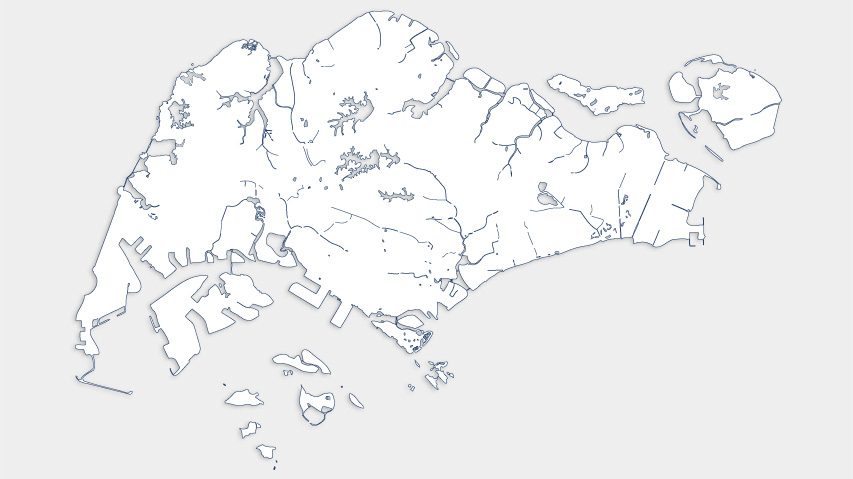
#> input picture backend/storm_object_detector/sample_data/base-853.png, 853 x 479 px
$ jupyter execute --allow-errors dev.ipynb
#> lines starting #> are read from the running program, lines starting #| are printed output that depends on the picture; after the words box and inside, x2 and y2 are one past the last pixel; in counts of white or black regions, pixels touching at a corner belong together
### backend/storm_object_detector/radar_image_processor.py
# library
import requests
from PIL import Image
from io import BytesIO
import numpy as np
from scipy.ndimage import label
import pandas as pd
import matplotlib.pyplot as plt
from skimage.color import rgb2lab

######################################################################################
# this part is from radar_image_processor.py
# convert jpeg to RGBA
legend = [
    ((  0, 255, 255),  5.0),  # cyan
    ((  0, 200, 150), 10.0),  # aqua-green
    ((  0, 255,   0), 20.0),  # green
    ((150, 255,   0), 28.0),  # yellow-green
    ((255, 255,   0), 35.0),  # yellow
    ((255, 200,   0), 42.0),  # amber
    ((255, 150,   0), 50.0),  # orange
    ((255, 100,   0), 58.0),  # red-orange
    ((255,   0,   0), 65.0),  # red
    ((255,   0, 255), 70.0),  # magenta/purple
]

def rgb_to_dbz(img, use_lab=True, snap_tol=8.0, alpha_min=10):
    rgba = np.array(img.convert('RGBA'), dtype=np.uint8)
    rgb  = rgba[..., :3]
    alpha = rgba[..., 3]
    H, W = rgb.shape[:2]

    # Legend arrays
    legend_rgb = np.array([c for c, _ in legend], dtype=np.float32)     # (K,3)
    legend_dbz = np.array([z for _, z in legend], dtype=np.float32)     # (K,)
    K = legend_rgb.shape[0]

    # Prepare working color arrays
    flat_rgb = rgb.reshape(-1, 3).astype(np.float32)                    # (N,3)

    if use_lab:
        # Convert both to Lab in [0,1] input range
        legend_lab = rgb2lab(legend_rgb[None, ...] / 255.0)[0]          # (K,3)
        flat_lab   = rgb2lab(flat_rgb[None, ...]   / 255.0)[0]          # (N,3)
        # Distances in Lab (DeltaE ~ Euclidean here)
        d = np.sqrt(np.sum((flat_lab[:, None, :] - legend_lab[None, :, :])**2, axis=2), dtype=np.float32)  # (N,K)
    else:
        # Euclidean in RGB
        d = np.sqrt(np.sum((flat_rgb[:, None, :] - legend_rgb[None, :, :])**2, axis=2), dtype=np.float32)  # (N,K)

    # closest 2 two legend bins
    nearest_two = np.argsort(d, axis=1)[:, :2]  # (N,2)
    i0 = nearest_two[:, 0]                      # nearest index
    i1 = nearest_two[:, 1]                      # second nearest

    d0 = d[np.arange(d.shape[0]), i0]
    d1 = d[np.arange(d.shape[0]), i1]
    z0 = legend_dbz[i0]
    z1 = legend_dbz[i1]


    dbz_flat = np.zeros(d.shape[0], dtype=np.float32)

    # snap within tolerance to exact bin (handles anti-aliased purple)
    snap_mask = (d0 <= float(snap_tol))
    dbz_flat[snap_mask] = z0[snap_mask]

    # else, blend by inverse distance between the two closest bins
    rem = ~snap_mask
    eps = 1e-6
    w0 = 1.0 / np.maximum(d0[rem], eps)
    w1 = 1.0 / np.maximum(d1[rem], eps)
    num = w0 * z0[rem] + w1 * z1[rem]
    den = w0 + w1
    dbz_flat[rem] = num / np.maximum(den, eps)

    # reshape
    dbz_grid = dbz_flat.reshape(H, W)

    # drop true background
    if alpha_min is not None:
        mask = (alpha > alpha_min)
        dbz_grid[~mask] = 0.0

    # return integers
    return np.rint(dbz_grid).astype(np.int32)

def binary_storm_mask(dbz_grid,threshold_dbz) :
    mask = (dbz_grid >= threshold_dbz).astype(np.uint8) # binary mask
    return mask

def filter_by_area(storm_mask
                   ,dbz_grid
                   ,min_area_px):

    # identifying connected components
    structure = np.ones((3, 3), dtype=int)
    labels_raw, n_raw = label(storm_mask.astype(np.uint8), structure=structure)

    # checking for each component
    keep = np.zeros_like(labels_raw, dtype=bool)
    for lab in range(1, n_raw + 1):
        comp = (labels_raw == lab) # masks only the current storm to 1, else is 0
        area = int(comp.sum())
        if area < min_area_px: # must be big enoogh
            continue
        peak = float(dbz_grid[comp].max()) if area > 0 else -np.inf
        keep |= comp

    # relabelled only filtered
    labels_kept, n_kept = label(keep.astype(np.uint8), structure=structure)

    # for each possible storm find area, peak, centriod (geometric center relative to storm) and anchor pixel closest pair to the storm centriod just round off
    records = []
    for new_id in range(1, n_kept + 1):
        comp = (labels_kept == new_id) # binary mask

        # area
        area_px = int(comp.sum()) *0.088 # convert to km^2

        # peak & anchor pixel
        values = dbz_grid[comp] # pull reflectivity numbers for this storm
        peak_dbz = float(values.max()) if area_px > 0 else float("-inf") # find peak dbz in the storm, -inf is safety net
        ys, xs = np.where(comp) # return every pixel coordinate in the storm
        # print(ys)
        # print(xs)

        # centroid (geometric center) — floats
        centroid_y = float(ys.mean()) if area_px > 0 else np.nan
        centroid_x = float(xs.mean()) if area_px > 0 else np.nan

        records.append({
            "grid_id": new_id,
            "area_px": area_px,
            "peak_dbz": round(peak_dbz, 2),
            "anchor_y": round(centroid_y,0), # just round to near whole number, for down stream processing
            "anchor_x": round(centroid_x,0),
            "centroid_y": round(centroid_y, 2),
            "centroid_x": round(centroid_x, 2),
        })

    storm_df = pd.DataFrame.from_records(
        records,
        columns=["grid_id", "area_px", "peak_dbz", "anchor_y", "anchor_x", "centroid_y", "centroid_x"]
    )

    return labels_kept, storm_df
######################################################################################

######################################################################################
# main function
def image_to_possible_storm(
    data
    ,dbz_threshold
    ,min_area_threshold
) :
    """
    This function combines the helper functions above to process a radar image.

    inputs:
        1) data : bytedata of an image
        2) dbz_threshold : integer, the decision marker on which pixels will constitute as a storm
        3) min_area_threshold : integer, the decision marker on which storms will be filtered out

    ouputs:
        possible_storm_grid : array of the same dimensions as input image, contains the labeled possible storms with unique label for each
        possible_storm_df : contains metadata about the storm namely
            - grid_id : unique identifier
            - area_px : area of storm (calculated as number of pixel for now)
            - peak_dbz : maximum dbz value of a storm component
            - centroid_x : geometric mean of the storms' pixels x coordinate
            - centroid_y : geometric mean of the storms' pixels y coordinate
            - anchor_x : centroid_x rounded to nearest whole number for downstream
            - anchor_y : centroid_y rounded to nearest whole number for downstream
    """

    image_buffer = BytesIO(data)
    img = Image.open(image_buffer)

    # convert from image bytedata -> RGB channel data -> map RGB values by distance to dBz
    dbz_per_pixel = rgb_to_dbz(img)

    # filter on a fixed threshold
    dbz_above_threshold = binary_storm_mask(dbz_per_pixel,dbz_threshold)

    # from binary storm mask , identify connected components and filter again on minimum storm area
    possible_storm_grid , possible_storm_df = filter_by_area(dbz_above_threshold,dbz_per_pixel,min_area_threshold)

    return possible_storm_grid, possible_storm_df
######################################################################################

### backend/storm_object_detector/real_time_weather_ingestion.py
import pandas as pd
import numpy as np
import requests
from datetime import datetime
import boto3
import pg8000
import json
import os

# secrets_client = boto3.client('secretsmanager')
# s3 = boto3.client('s3')

# Global connection object to reuse between invocations (connection pooling benefit)
_db_conn = None
#################################################


#################################################
## query date handling
current_datetime = datetime.today()
minute = (current_datetime.minute // 5) * 5
run_datetime= current_datetime.replace(minute = minute,second = 0, microsecond=0).isoformat()
# print(run_datetime)
#################################################


#################################################
## database function
def get_secret(secret_arn):
    resp = secrets_client.get_secret_value(SecretId=secret_arn)
    return json.loads(resp['SecretString'])

# [81 lines left out: functions get_db_conn, insert_metadata, wind_speed_api, not called in this run]

def wind_direction_api(
    query_date_time
) :
    base_url = 'https://api-open.data.gov.sg/v2/real-time/api/wind-direction?date='
    run_url = base_url + query_date_time

    header = {
            "User-Agent": "Mozilla/5.0 (Macintosh; Intel Mac OS X 10_15_7) AppleWebKit/605.1.15 (KHTML, like Gecko) Version/17.5 Safari/605.1.15",
            "Accept": "image/avif,image/webp,image/apng,image/*,*/*;q=0.8",
            "Accept-Language": "en-US,en;q=0.9"
        }

    res = requests.get(run_url,headers = header)

    if res.status_code == 200:
        output = res.json()
        # station_info = output['data']['stations']
        read_output = output['data']['readings'][0]['data']

        reading_output_df = pd.DataFrame(read_output)
        reading_output_df.rename(columns={
            'stationId' : 'station_id'
            ,'value' : 'wind_direction_degrees'
        },inplace=True)
        return reading_output_df
    else:
        raise ValueError(f'wind direction API failed with code :{res.status_code}')

# [83 lines left out: functions rainfall_api, humidity_api, temperature_api, not called in this run]

def main_scrapper(
    query_date_time
) :


    # call all 3 API
    wind_direction_df = wind_direction_api(query_date_time)
    wind_speed_df = wind_speed_api(query_date_time)
    rainfall_df = rainfall_api(query_date_time)
    temperature_df = temperature_api(query_date_time)
    humidity_df = humidity_api(query_date_time)

    combined_df = wind_direction_df.merge(wind_speed_df,on='station_id',how = 'inner').merge(rainfall_df,on='station_id',how = 'inner').merge(temperature_df,on='station_id',how = 'inner').merge(humidity_df,on='station_id',how = 'inner')

    # add time_stamp and rearrange
    combined_df['time_stamp'] = query_date_time
    combined_df = combined_df[['time_stamp','station_id','wind_direction_degrees','wind_speed_knots','rainfall_mm','temperature_c','humidity_pct']]


    # print(combined_df['station_id'].unique())
    # print(len(combined_df['station_id'].unique()))
    # print(combined_df)
    # print(combined_df.dtypes)


    # inner join all upload one table on postgre
    # station_id                 object
    # wind_direction_degrees      int64
    # wind_speed_knots          float64
    # rainfall_mm                 int64
    # temperature_C             float64
    # humidity_pct                float64

    return combined_df

#################################################

#################################################
## main working functions
# [18 lines left out: function scrap_and_upload, not called in this run]


def lambda_handler(event, context):
    return scrap_and_upload(run_datetime)

# [5 lines of commented-out code are left out]

### backend/storm_object_detector/dev.ipynb
[cell 1]
from datetime import datetime
import pandas as pd
import matplotlib.pyplot as plt
import numpy as np
import math
from PIL import Image
from matplotlib import colors
import sys
from pathlib import Path

sys.path.append(str(Path.cwd().parent / "src"))
from real_time_weather_ingestion import main_scrapper
from radar_image_processor import image_to_possible_storm
from storm_object_detector import storm_object_checker,storm_pixel_coordinates

[cell 2]
all_station_data = pd.read_csv('overall_station.csv')
#> (reads backend/storm_object_detector/overall_station.csv from the repository)
all_station_data.head

[cell 3]
# shayne help me make sure ur weather station dataframe is named as all_station_data , then juz run this whole cell , at the end just upload all_station_data to the db will do

########################################################################################
# do not change
lat_min, lat_max = 1.15, 1.47
lon_min, lon_max = 103.56, 104.14
########################################################################################

########################################################################################
# do not change
scale_x = 217 / 853
scale_y = 120 / 479
########################################################################################


def latlon_to_xy(lat, lon, lat_min, lat_max, lon_min, lon_max, width, height):
    """
    Convert latitude and longitude to pixel coordinates on the radar image grid.

    Args:
        lat, lon : float
        lat_min, lat_max, lon_min, lon_max : float
            Bounding box of the radar coverage.
        width, height : int
            Dimensions of the radar image (e.g. 217x120).

    Returns:
        (x, y) pixel coordinates (integers)
    """

    # normalize longitude to horizontal position
    x = (lon - lon_min) / (lon_max - lon_min) * (width - 1)
    # normalize latitude to vertical position (note inversion: north is top)
    y = (lat_max - lat) / (lat_max - lat_min) * (height - 1)

    return int(round(x)), int(round(y))

def basemap_to_radar(X, Y):
    x = X * scale_x
    y = Y * scale_y
    return int(round(x)), int(round(y))

all_station_data['coord_basemap'] = all_station_data.apply(lambda row : latlon_to_xy(row['Latitude'],row['Longitude'],lat_min, lat_max, lon_min, lon_max,853,479),axis = 1)

all_station_data.rename(columns={'Station Name':'station_name','Latitude':'latitude','Longitude':'longitude','Station ID':'station_id'},inplace = True)


all_station_data["coord"] = all_station_data["coord_basemap"].apply(lambda xy: basemap_to_radar(xy[0], xy[1]))

[cell 4]
xs, ys = zip(*all_station_data["coord_basemap"])

# Open radar image
img = Image.open("sample_data/base-853.png")
#> img is the input picture: PIL image 853x479 P; mean R, G, B 238.4, 238.8, 239.5

plt.figure(figsize=(8, 5))
plt.imshow(img)

# Plot weather stations
plt.scatter(xs, ys, color="red", s=30)

# Add station labels
for i, row in all_station_data.iterrows():
    x, y = row["coord_basemap"]      # unpack tuple
    plt.text(x + 2, y - 2, row["station_name"],
             color="black", fontsize=8, weight="bold")

plt.title("Weather Stations over Radar Image")
plt.show()
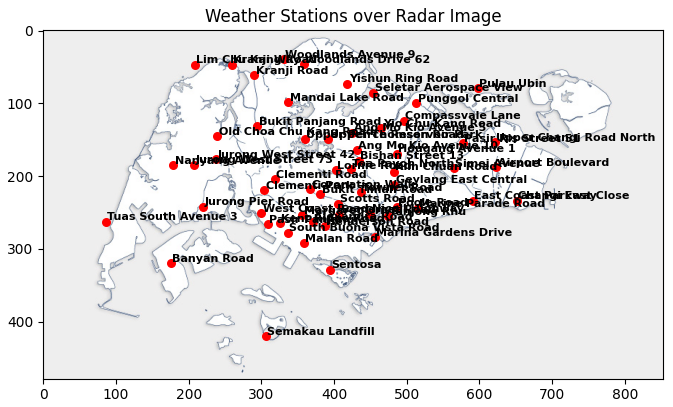
#> figure drawn by matplotlib, 1 panel

# [24 lines of commented-out code are left out]

[cell 5]
xs, ys = zip(*all_station_data["coord"])

# Open radar image
img = Image.open("sample_data/test_image.png")
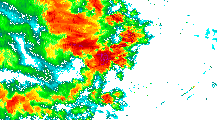
#> input picture backend/storm_object_detector/sample_data/test_image.png, 217 x 120 px
#> img is the input picture: PIL image 217x120 RGBA; mean R, G, B, A 166.5, 207.8, 143.5, 136.6

plt.figure(figsize=(8, 5))
plt.imshow(img)

# Plot weather stations
plt.scatter(xs, ys, color="red", s=30)

# Add station labels
for i, row in all_station_data.iterrows():
    x, y = row["coord"]      # unpack tuple
    plt.text(x + 2, y - 2, row["station_name"],
             color="black", fontsize=8, weight="bold")

plt.title("Weather Stations over Radar Image")
plt.show()
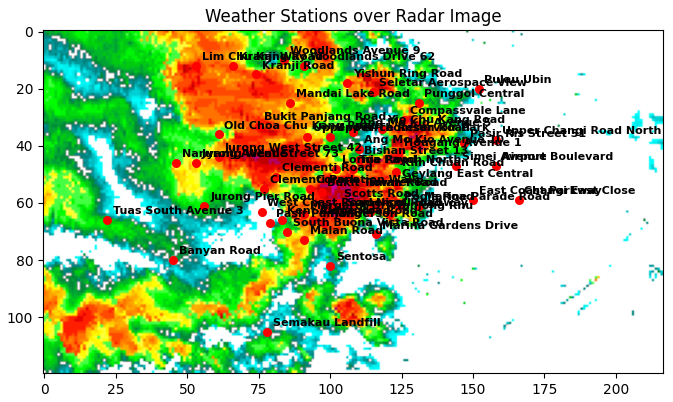
#> figure drawn by matplotlib, 1 panel

[cell 6]
# pull dummy data to work with
# ts_str = '202510091010'
current_datetime = datetime(2025,10,9,10,10,0)
run_datetime= current_datetime.replace(minute = 10,second = 0, microsecond=0).isoformat()

#> (the rest of this cell did not finish here and is left out)

dummy_data

# [5 lines of commented-out code are left out]

#> (a cell that did not finish here is left out)

#> (a cell that did not finish here is left out)

[cell 9]
with open('sample_data/test_image.png','rb') as f:
    data = f.read()

[cell 10]
# print(type(data))
# print(data)

[cell 11]
possible_storm_grid, possible_storm_df = image_to_possible_storm(data,50,0)
#> in rgb_to_dbz, `alpha = rgba[..., 3]`:
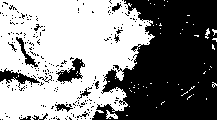
#> alpha: shape (120, 217); 53.6% white; 236 black regions (221 under 20 px), largest, box (x1, y1, x2, y2) and area: (92, 0, 217, 120) 10491, (56, 58, 85, 84) 316, (0, 68, 40, 88) 287
#> in rgb_to_dbz, `nearest_two = np.argsort(d, axis=1)[:, :2]`: nearest_two = 26040 pairs, first value 0 to 9, second value 0 to 8
#> in image_to_possible_storm, `dbz_per_pixel = rgb_to_dbz(img)`:
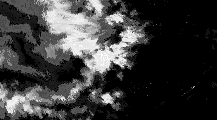
#> dbz_per_pixel: shape (120, 217) int32; min 0, max 69, mean 15.6; drawn with min black and max white
#> in binary_storm_mask, `mask = (dbz_grid >= threshold_dbz).astype(np.uint8)`:
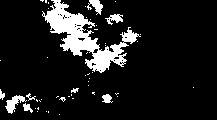
#> mask: shape (120, 217); values 0 (black) and 1 (white), 11.4% white; 50 white regions (41 under 20 px), largest, box (x1, y1, x2, y2) and area: (42, 0, 141, 73) 2276, (5, 95, 27, 114) 178, (87, 0, 103, 15) 126
#> in filter_by_area, `labels_raw, n_raw = label(storm_mask.astype(np.uint8), structure=struc..`:
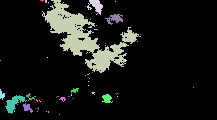
#> labels_raw: shape (120, 217) int32; 51 distinct labels, from 0 to 50; one colour per label, 0 black
#> in filter_by_area, `labels_raw, n_raw = label(storm_mask.astype(np.uint8), structure=struc..`: n_raw = 50
#> the loop in filter_by_area, `for lab in range(1, n_raw + 1):` made 50 passes
#> (area, peak) on passes 3, 4, 9, 28, 29, 31, 34, 35, 44: (2276, 69), (126, 65), (101, 65), (25, 65), (32, 61), (28, 61), (67, 68), (178, 65), (53, 65)
#> pass 1, in filter_by_area, `comp = (labels_raw == lab)`:
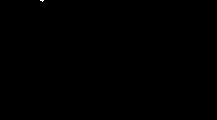
#> comp: shape (120, 217) bool; 0.02% white in thin lines or dots, all inside (x1, y1, x2, y2) = (40, 0, 44, 2)
#> pass 3, in filter_by_area, `comp = (labels_raw == lab)`:
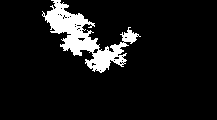
#> comp: shape (120, 217) bool; 8.7% white; 1 white region, box (x1, y1, x2, y2) and area: (42, 0, 141, 73) 2276
#> the loop in filter_by_area, `for new_id in range(1, n_kept + 1):` made 50 passes
#> (area_px, peak_dbz, centroid_y, centroid_x) on pass 3: (200.3, 69, 37.4, 84.92)
#> after the loop in filter_by_area, `for new_id in range(1, n_kept + 1):`: comp: shape (120, 217) bool; 0% white in thin lines or dots, all inside (x1, y1, x2, y2) = (59, 114, 60, 115)
#> after the loop in filter_by_area, `for new_id in range(1, n_kept + 1):`: records = 50 items
#> in filter_by_area, `storm_df = pd.DataFrame.from_records( records, columns=["grid_id", "ar..`: storm_df = table of 50 rows and 7 columns
#> possible_storm_df = table of 50 rows and 7 columns

[cell 12]
possible_storm_df
#> Out = table of 50 rows and 7 columns

[cell 13]
H, W = possible_storm_grid.shape
#> H = 120; W = 217

# 1) Collect actual storm IDs (exclude background 0)
labels = np.array(sorted(np.unique(possible_storm_grid)))
#> labels = 51 values from 0 to 50
labels = labels[labels != 0]
#> labels = 50 values from 1 to 50
N = len(labels)
#> N = 50
if N == 0:
    labels = np.array([0]); N = 1

# 2) Map real labels -> 0..N-1 for coloring
lab2idx = {lab: i for i, lab in enumerate(labels)}
#> lab2idx = 50 items
idx_grid = np.vectorize(lambda v: lab2idx.get(v, -1))(possible_storm_grid)  # -1 for background
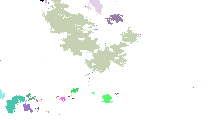
#> idx_grid: shape (120, 217) int64; 51 distinct labels, from -1 to 49; one colour per label, 0 black, -1 white

# 3) Build discrete colormap (one color per storm), mask background
cmap = plt.get_cmap("tab20", N)
norm = colors.BoundaryNorm(np.arange(N+1)-0.5, N)  # bins centered at 0..N-1
plot_data = np.ma.masked_where(idx_grid < 0, idx_grid)  # hide background

# 4) Plot
plt.figure(figsize=(10,5))
im = plt.imshow(plot_data, cmap=cmap, norm=norm, origin='upper')

# Colorbar with REAL storm IDs
cbar = plt.colorbar(im, ticks=np.arange(N))
cbar.ax.set_yticklabels([str(l) for l in labels])
cbar.set_label("Storm ID", rotation=270, labelpad=15)

# 5) Stations
#> (the rest of this cell did not finish here and is left out)

[cell 14]
possible_storm_df
#> Out = table of 50 rows and 7 columns

[cell 15]
def storm_pixel_coordinates(
        storm_id
        ,full_storm_grid
):
        # binary mask
#> called with storm_id = 3
        storm_mask = (full_storm_grid == storm_id).astype(np.uint8)

        #print(int(storm_mask.sum()))

        # return coordinates for every pixel
        ys,xs = np.where(storm_mask)
#> ys = 2276 values from 0 to 72; xs = 2276 values, max 140 at index 1069, min 42 at index 125, mean 84.92

        # pack into dataframe
        coord = list(zip(xs,ys))
#> coord = 2276 pairs, first value 42 to 140, second value 0 to 72
        df = pd.DataFrame({'coord':coord})
#> df = table of 2276 rows and 1 columns

        return df

# [91 lines left out: functions metric_threshold_calc, x_y_distance, storm_object_checker, not called in this run]

[cell 16]
# take in grid and df, for each storm pull grid for that storm
# then pull xy coord for every pixel in that storm
# then check if it contains any of the station data

test_storm= storm_pixel_coordinates(3,possible_storm_grid)
#> test_storm = table of 2276 rows and 1 columns
test_storm

# [6 lines of commented-out code are left out]
#> (the rest of this cell did not finish here and is left out)

#> (a cell that did not finish here is left out)

#> (a cell that did not finish here is left out)

#> (a cell that did not finish here is left out)

[cell 20]
test = possible_storm_df
#> test = table of 50 rows and 7 columns

#> (a cell that did not finish here is left out)

#> (a cell that did not finish here is left out)

[cell 23]
print(type(possible_storm_grid))
#| <class 'numpy.ndarray'>
